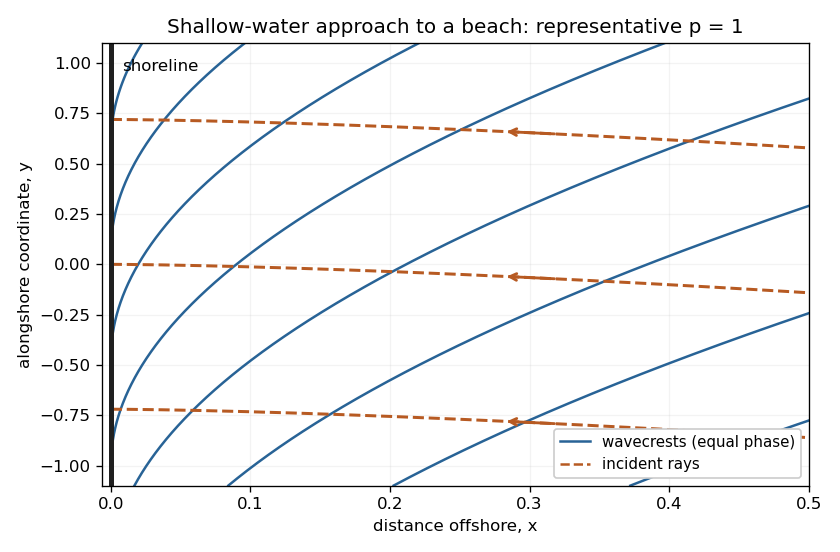

Write Python code to recreate this figure.
"""Original shallow-water crest/ray sketch; Python 3.14, NumPy 2.3.5, Matplotlib 3.10.7.
Run from the desired output directory. Uses a supplied MPLCONFIGDIR unchanged.
"""
import numpy as np
import matplotlib
matplotlib.use('Agg')
import matplotlib.pyplot as plt

# Representative p=1, omega/sqrt(g alpha)=1, conserved alongshore K=0.6.
# k_x=-x**(-1/2): crest phase=-2 sqrt(x)+K y; ray y=y0-(2 K/3)x**(3/2).
K=0.6
x=np.linspace(0.00001,0.5,1800)
fig,ax=plt.subplots(figsize=(7.0,4.6),dpi=120,facecolor='white')
for level in np.arange(-2.2,1.31,0.32):
    y=(level+2*np.sqrt(x))/K
    mask=(y>=-1.1)&(y<=1.1)
    ax.plot(x[mask],y[mask],color='#286396',lw=1.5)
for y0 in [-0.72,0.,0.72]:
    y=y0-(2*K/3)*x**1.5
    ax.plot(x,y,color='#b75a22',lw=1.8,ls='--')
    j=np.searchsorted(x,0.32)
    ax.annotate('',xy=(x[j-140],y[j-140]),xytext=(x[j],y[j]),arrowprops={'arrowstyle':'->','color':'#b75a22','lw':1.7})
ax.axvline(0,color='#202020',lw=3)
ax.text(0.008,1.02,'shoreline',fontsize=10,ha='left',va='top')
ax.plot([],[],color='#286396',label='wavecrests (equal phase)')
ax.plot([],[],color='#b75a22',ls='--',label='incident rays')
ax.set(xlim=(-0.006,0.5),ylim=(-1.1,1.1),xlabel='distance offshore, x',ylabel='alongshore coordinate, y')
ax.set_title('Shallow-water approach to a beach: representative p = 1')
ax.legend(loc='lower right',fontsize=9,framealpha=1)
ax.grid(alpha=0.15)
fig.tight_layout()
fig.savefig('paper-3-shore-crests.png',facecolor='white',transparent=False)
plt.close(fig)
